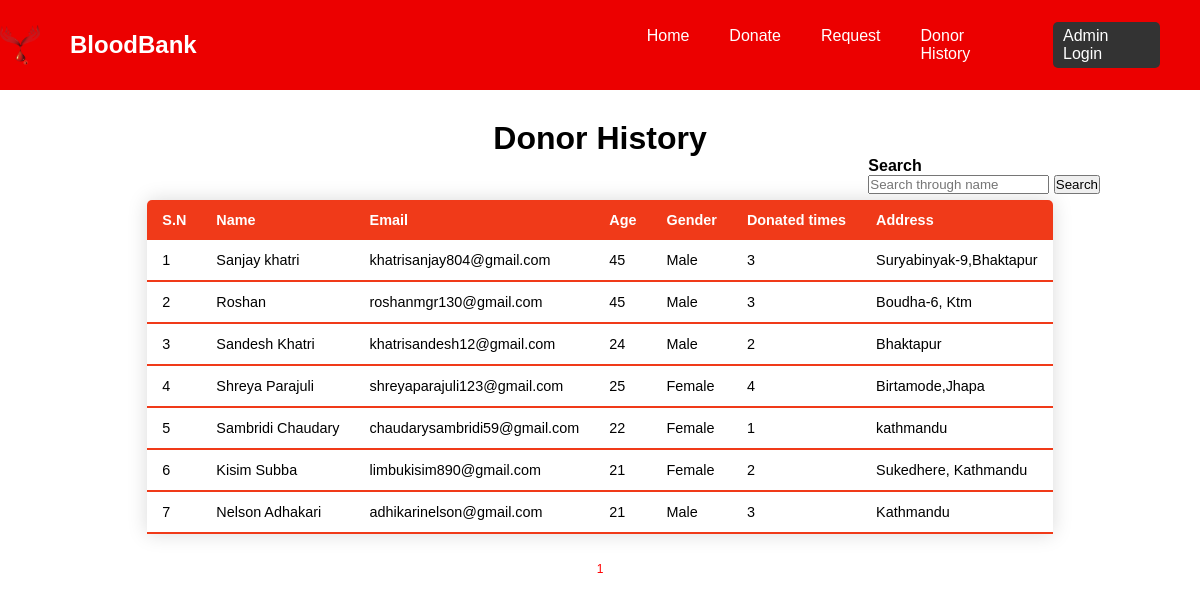
/donorHistory.php, run on the app's committed database.
### tables this page shows
CREATE TABLE `donorhistory` (
  `Id` int(11) NOT NULL,
  `Name` varchar(40) NOT NULL,
  `Email` varchar(40) NOT NULL,
  `Age` int(11) NOT NULL,
  `Gender` varchar(10) NOT NULL,
  `BloodGroup` varchar(10) NOT NULL,
  `History` int(11) NOT NULL,
  `Contact` varchar(10) NOT NULL,
  `Address` varchar(40) NOT NULL
);

### donorHistory.php (the view, shortened to what this page needs)
<?php include ('header.php')?>
<head>
    <link rel="stylesheet" href="css/table.css">
</head>
    <div style="padding-top: 120px; text-align: center;">
        <h1>Donor History</h1>
    </div>
    <div class="search">
        <h4>Search <i class="fa-solid fa-magnifying-glass"></i> </h4>
        <form action="donorHistory.php" method="get">
            <input type="text" name="search" value="" placeholder="Search through name">
            <button type="submit">Search</button>
        </form>
    </div>
    <br>
    <center>
    <table class="content-table">
        <thead>
            <tr>
                <th>S.N</th>
                <th>Name</th>
                <th>Email</th>
                <th>Age</th>
                <th>Gender</th>
                <th>Donated times</th>
                <th>Address</th>
            </tr>
        </thead>
    <?php
    include "connection/config.php";
    $data_per_page= 10;
            if(isset($_GET['pages'])){
                $page  = $_GET["pages"];
            }
            else {
                $page = 1;
            }
            $start_from=($page-1)*$data_per_page;
            if(isset($_GET['search'])){
                $search = $_GET['search'];
            }else{
                $search="";
            }
             $sql = "select * from `donorhistory` where  name like '%$search%' limit $start_from,$data_per_page";
            $result = mysqli_query($conn, $sql);
            if(mysqli_num_rows($result)){
                if(isset($_GET['pages'])){
                $i = (($_GET['pages']-1)*10)+1;
                }else{
                    $i=1;
                }
                while($row = mysqli_fetch_assoc($result)){
?>
    <tbody>
    <tr>
        <td><?php echo $i;?></td>
        <td><?php echo $row ['Name']?></td>
        <td><?php echo $row ['Email']?></td>
        <td><?php echo $row ['Age']?></td>
        <td><?php echo $row ['Gender']?></td>
        <td><?php echo $row ['History']?></td>
        <td><?php echo $row ['Address']?></td>
    </tr>
        <?php
        $i++;
        }
    }else{
        ?>
        <tr><td colspan="5">No Records found
        <?php }
        ?>
    </tbody>
    </table>
    <?php
        $sql = "select * from `donorhistory`";
        $result = mysqli_query($conn,$sql);
        $total_data = mysqli_num_rows($result);
        $total_pages = ceil($total_data/$data_per_page);
        for($i=1;$i<=$total_pages;$i++){
            echo '<a style="font-size:12px;color:red;padding: 5px;bottom:0;" href="donorHistory.php?pages='.$i.'&search='.$_GET['search'].'   ">'.$i.'</a>';
        }
    ?>
    </center>
</body>
</html>

### css/header.css (style rules this page uses)
* { margin:0; padding:0; box-sizing:border-box; font-family: 'Arial'; }

### css/style.css (style rules this page uses)
body { margin: 0; padding: 0; font-family: 'Arial'; }

### css/form.css (style rules this page uses)
* { margin: 0; padding: 0; box-sizing: border-box; font-family: 'Arial'; }

### css/dynamic.css (style rules this page uses)
.search { display: inline-block; float: right; margin-right: 100px; }

### css/table.css (style rules this page uses)
body { margin: 0; padding: 0; font-family: 'Arial'; }
.content-table { border-collapse: collapse; margin: 25px 0; font-size: 0.9em; min-width: 400px; border-radius: 5px 5px 0 0; overflow: hidden; box-shadow: 0 0 20px rgb(0,0,0,0.15); }
.content-table thead tr { background-color: #f03a19; color: #ffffff; text-align: left; font-weight: bold; }
.content-table th, .content-table td { padding: 12px 15px; word-wrap: break-word; }
.content-table tbody tr { border-bottom: 1px solid #dddddd; }
.content-table tbody tr:last-of-type { border-bottom: 2px solid #f03a19; }
a { text-decoration: none; color: white; }

### data on the page
donorhistory: Name "Sanjay khatri", Email "khatrisanjay804@gmail.com", Age "45", Gender "Male", History "3", Address "Suryabinyak-9,Bhaktapur"
donorhistory: Name "Roshan", Email "roshanmgr130@gmail.com", Age "45", Gender "Male", History "3", Address "Boudha-6, Ktm"
donorhistory: Name "Sandesh Khatri", Email "khatrisandesh12@gmail.com", Age "24", Gender "Male", History "2", Address "Bhaktapur"
donorhistory: Name "Shreya Parajuli", Email "shreyaparajuli123@gmail.com", Age "25", Gender "Female", History "4", Address "Birtamode,Jhapa"
donorhistory: Name "Sambridi Chaudary", Email "chaudarysambridi59@gmail.com", Age "22", Gender "Female", History "1", Address "kathmandu"
donorhistory: Name "Kisim Subba", Email "limbukisim890@gmail.com", Age "21", Gender "Female", History "2", Address "Sukedhere, Kathmandu"
donorhistory: Name "Nelson Adhakari", Email "adhikarinelson@gmail.com", Age "21", Gender "Male", History "3", Address "Kathmandu"
